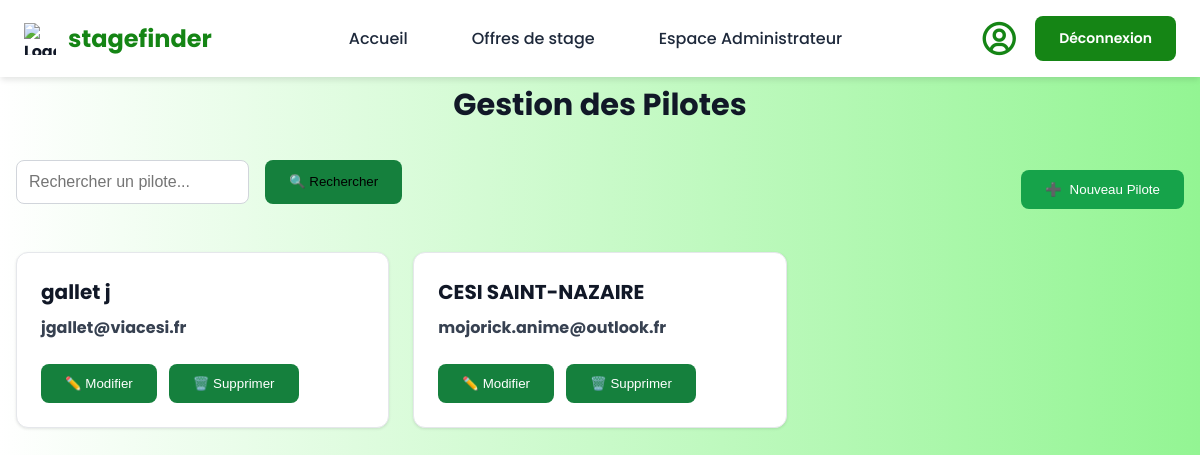
Page /Gestion_des_pilotes (signed in) on the committed database.
### tables this page shows
CREATE TABLE `utilisateurs` (
  `id` int(11) NOT NULL,
  `nom` varchar(100) NOT NULL,
  `email` varchar(255) NOT NULL,
  `password` varchar(255) NOT NULL,
  `reset_token` varchar(255) NOT NULL,
  `date_inscription` timestamp NOT NULL DEFAULT current_timestamp(),
  `role` enum('admin','pilote','etudiant') NOT NULL DEFAULT 'etudiant',
  `profile_photo` varchar(255) DEFAULT NULL,
  `adresse` varchar(255) DEFAULT NULL,
  `domaine` varchar(255) DEFAULT NULL,
  `photo` varchar(255) DEFAULT 'https://bootdey.com/img/Content/avatar/avatar1.png',
  `cv_path` varchar(255) DEFAULT NULL,
  `prenom` varchar(100) NOT NULL,
  `wishlist_count` int(11) DEFAULT 0
);

### controllers/utilities.php (called while the page is built, shortened)
<?php
class utilities{
    public static function renderPage($datas_page){
        extract($datas_page);
        require("$views");
    }
}

### controllers/MainController.php (called while the page is built, shortened)
<?php
require_once('./controllers/utilities.php');
class MainController{
    public function management_pilotePage() {
        require_once('./models/PdoModel.php');
        require_once('./models/piloteModel.php');
        $userModel = new UserModel();
        $pilots = $userModel->getAllPilots();
        $search = isset($_GET['search']) ? $_GET['search'] : '';
        $pilots = $userModel->getAllPilots($search);
        $datas_pages = [
            "description" => "Gestion des pilotes",
            "title" => "Gestion des pilotes",
            "views" => "views/pages/management_pilotePage.php",
            "layout" => "views/commons/layout.php",
            "style" => "management_pilotePage.css",
            "js" => "management_pilotePage.js",
            "pilots" => $pilots
        ];
        utilities::renderPage($datas_pages);
    }
}

### models/PdoModel.php (called while the page is built, shortened)
<?php
abstract class PdoModel{
    public static $pdo;
    protected function setDB(){
        if(self::$pdo === null){
            self::$pdo = new PDO(
                "mysql:host=".mysql.";dbname=".dbname,username,password,[PDO::ATTR_ERRMODE => PDO::ERRMODE_EXCEPTION]
            );
            self::$pdo->setAttribute(PDO::ATTR_ERRMODE, PDO::ERRMODE_EXCEPTION);
    }
    return self::$pdo;
    }
}

### models/PiloteModel.php (called while the page is built, shortened)
<?php
require_once(__DIR__ . "/PdoModel.php");
class UserModel extends PdoModel {
    public function getAllPilots($search = '') {
        if (!empty($search)) {
            $search = "%$search%";
            $stmt = self::$pdo->prepare("SELECT * FROM utilisateurs
                                       WHERE role = 'pilote'
                                       AND (LOWER(nom) LIKE LOWER(:search)
                                       OR LOWER(prenom) LIKE LOWER(:search))");
            $stmt->execute(['search' => $search]);
        } else {
            $stmt = self::$pdo->query("SELECT * FROM utilisateurs WHERE role = 'pilote'");
        }
        return $stmt->fetchAll(PDO::FETCH_ASSOC);
    }
}

### views/pages/management_pilotePage.php (the view, shortened to what this page needs)
<?php require_once("./views/commons/header.php")?>
<div class="content-wrapper">
    <h1>Gestion des Pilotes</h1>
    <div class="toolbar">
        <div class="search-bar">
            <input type="text" id="searchInput" placeholder="Rechercher un pilote..." class="search-input">
            <button class="btn btn-primary" id="searchButton">
                🔍 Rechercher
            </button>
        </div>
        <button class="btn btn-success" onclick="openModal()">
            <span class="btn-icon">➕</span> Nouveau Pilote
        </button>
    </div>
    <div class="pilots-grid">
        <?php if(empty($pilots)): ?>
            <div class="no-results">Aucun pilote trouvé</div>
        <?php else: ?>
            <?php foreach($pilots as $pilot): ?>
            <div class="pilot-card">
                <div class="pilot-info">
                    <h3><?= htmlspecialchars($pilot['prenom'] . ' ' . $pilot['nom']) ?></h3>
                    <p><?= htmlspecialchars($pilot['email']) ?></p>
                </div>
                <div class="pilot-actions">
                    <button class="btn btn-warning"
                            onclick="openModal({
                                id: '<?= $pilot['id'] ?>',
                                nom: '<?= htmlspecialchars($pilot['nom']) ?>',
                                prenom: '<?= htmlspecialchars($pilot['prenom']) ?>',
                                email: '<?= htmlspecialchars($pilot['email']) ?>'
                            })">
                        ✏️ Modifier
                    </button>
                    <button class="btn btn-danger"
                            onclick="deletePilot('<?= $pilot['id'] ?>')">
                        🗑️ Supprimer
                    </button>
                </div>
            </div>
            <?php endforeach; ?>
        <?php endif; ?>
    </div>
</div>

### public/css/management_pilotePage.css (style rules this page uses)
:root { --primary: #16a34a; --primary-dark: #15803d; --danger: #15803d; --warning: #15803d; --gray-100: #f3f4f6; --gray-200: #e5e7eb; --gray-300: #d1d5db; --gray-700: #374151; --gray-900: #111827; }
body { font-family: -apple-system, BlinkMacSystemFont, 'Segoe UI', Roboto, sans-serif; background: linear-gradient(90deg, #ffffff, #93f593); color: var(--gray-900); margin: 0; padding: 0; }
.content-wrapper { max-width: 1280px; margin: 2rem auto; padding: 0 1rem; }
h1 { text-align: center; margin-bottom: 2rem; font-size: 1.9rem; color: var(--gray-900); margin-top: 7%; }
.toolbar { display: flex; justify-content: space-between; align-items: center; margin-bottom: 2rem; }
.search-bar { display: flex; gap: 1rem; margin-bottom: 1rem; }
.search-input { flex: 1; padding: 0.75rem; border: 1px solid var(--gray-300); border-radius: 0.5rem; font-size: 1rem; }
.btn { display: inline-flex; align-items: center; padding: 0.75rem 1.5rem; border-radius: 0.5rem; font-weight: 500; cursor: pointer; transition: all 0.2s; border: none; }
.btn-primary { background-color: #15803d; }
.btn-success { background-color: var(--primary); color: white; }
.btn-warning { background-color: var(--warning); color: white; }
.btn-danger { background-color: var(--danger); color: white; }
.btn-icon { margin-right: 0.5rem; }
.pilots-grid { display: grid; grid-template-columns: repeat(auto-fill, minmax(300px, 1fr)); gap: 1.5rem; }
.pilot-card { background: white; border: 1px solid var(--gray-200); border-radius: 0.75rem; padding: 1.5rem; transition: all 0.2s ease; box-shadow: 0 1px 3px rgba(0, 0, 0, 0.1); }
.pilot-info h3 { margin: 0 0 0.5rem 0; font-size: 1.25rem; color: var(--gray-900); }
.pilot-info p { margin: 0; color: var(--gray-700); }
.pilot-actions { display: flex; gap: 0.75rem; margin-top: 1.5rem; }

### public/css/header.css (style rules this page uses)
:root { --header-primary: #158515; --header-primary-dark: #055c05; --header-primary-light: #1fc81f; --header-text: #1e293b; --header-text-light: #64748b; --header-bg: #ffffff; --header-shadow: 0 4px 6px -1px rgba(0, 0, 0, 0.1); --header-shadow-lg: 0 10px 15px -3px rgba(0, 0, 0, 0.1); --header-radius: 0.5rem; --header-transition: all 0.2s ease-in-out; }
body { font-family: Poppins, Helvetica, sans-serif; font-weight: bold; }

### rows in the picture
utilisateurs: prenom+nom "gallet j", email "jgallet@viacesi.fr"
utilisateurs: prenom+nom "CESI SAINT-NAZAIRE", email "mojorick.anime@outlook.fr"
